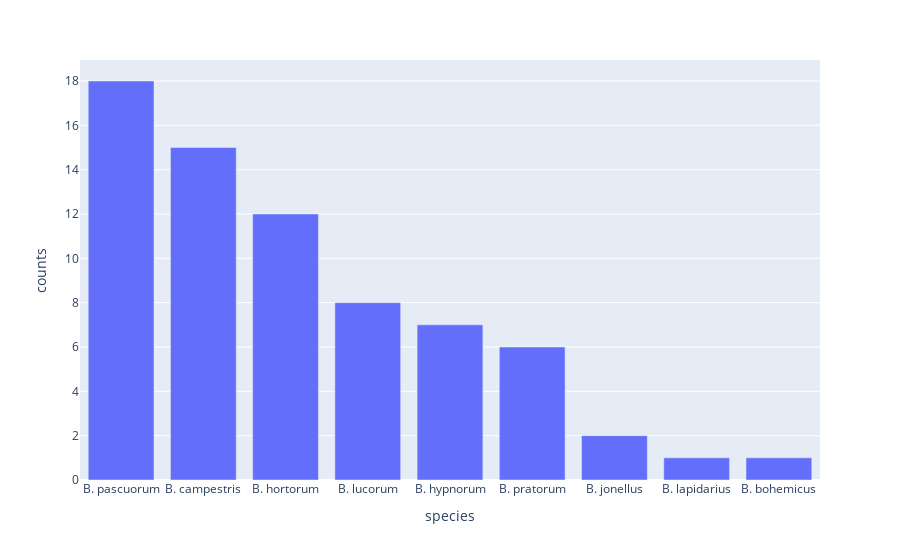

Notebook code for this chart:
### Code cell
df = pd.read_json("./data/bees.json")
species_count = df['species'].value_counts().rename_axis('species').to_frame('counts')
species_count.reset_index(level=0, inplace=True)
fig = px.bar(species_count, x='species', y='counts')
fig.show()

### Figure 1 — Plotly figure (JSON) as saved in the notebook; plotly's stock layout.template omitted (floating-point values rounded to 4 significant figures)
{"data": [{"hovertemplate": "species=%{x}<br>counts=%{y}<extra></extra>", "legendgroup": "", "marker": {"color": "#636efa", "pattern": {"shape": ""}}, "name": "", "orientation": "v", "showlegend": false, "textposition": "auto", "type": "bar", "x": ["B. pascuorum", "B. campestris", "B. hortorum", "B. lucorum", "B. hypnorum", "B. pratorum", "B. jonellus", "B. lapidarius", "B. bohemicus"], "xaxis": "x", "y": [18, 15, 12, 8, 7, 6, 2, 1, 1], "yaxis": "y"}], "layout": {"barmode": "relative", "legend": {"tracegroupgap": 0}, "margin": {"t": 60}, "xaxis": {"anchor": "y", "domain": [0, 1], "title": {"text": "species"}}, "yaxis": {"anchor": "x", "domain": [0, 1], "title": {"text": "counts"}}}}
